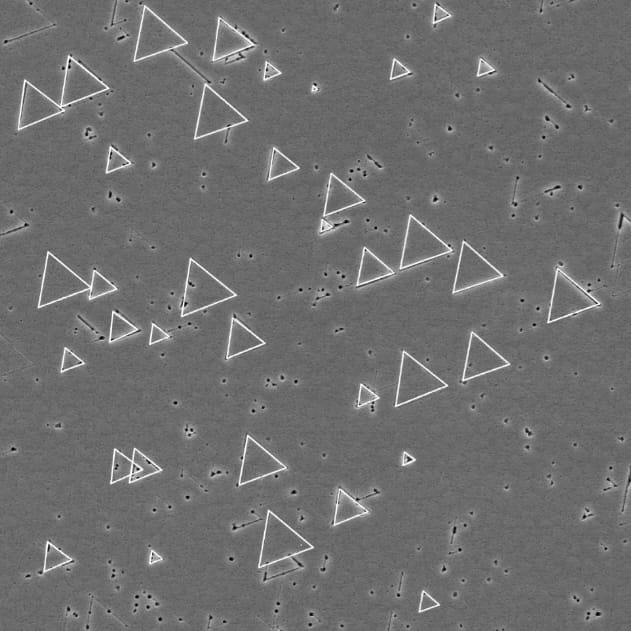
#> input picture image detection/first/27.jpeg, 631 x 631 px, found by its file name
$ python etch_pit.py
#> lines starting #> are read from the running program, lines starting #| are printed output that depends on the picture; after the words box and inside, x2 and y2 are one past the last pixel; in counts of white or black regions, pixels touching at a corner belong together
import cv2
import numpy as np

def find_triangles(image_path):
#> called with image_path = 'first/27.jpeg'
    img = cv2.imread(image_path)
#> img is the input picture: shape (631, 631, 3); min 0, max 255, mean 110.8
    gray = cv2.cvtColor(img, cv2.COLOR_BGR2GRAY)
    blurred = cv2.GaussianBlur(gray, (5, 5), 0)
    edges = cv2.Canny(blurred, 50, 150)
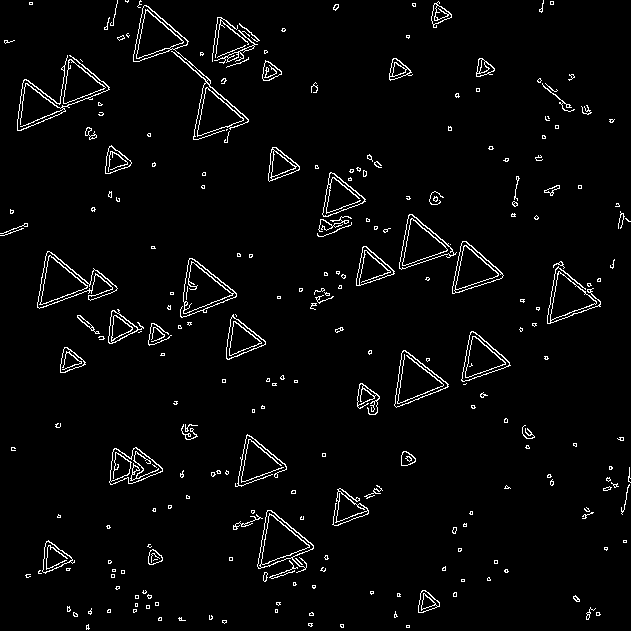
#> edges: shape (631, 631); 3.2% white in thin lines or dots

    contours, _ = cv2.findContours(edges, cv2.RETR_TREE, cv2.CHAIN_APPROX_SIMPLE)
#> contours = 502 contours, 398 with area under 20; largest, box (x1, y1, x2, y2) and area: (133, 5, 249, 140) 2861, (37, 251, 118, 309) 1878, (37, 251, 118, 309) 1800, (257, 510, 314, 573) 1744, (394, 350, 449, 408) 1597

    triangles = []
    for contour in contours:
        epsilon = 0.04 * cv2.arcLength(contour, True)
        approx = cv2.approxPolyDP(contour, epsilon, True)

        if len(approx) == 3:
            triangles.append(approx)
#> this loop made 502 passes
#> epsilon on passes 2 to 4: 0.306, 0.457, 0.363
#> after the loop, triangles = 42 contours, 1 with area under 20; largest, box (x1, y1, x2, y2) and area: (399, 215, 456, 269) 1421, (396, 351, 449, 408) 1393, (396, 350, 448, 408) 1370, (401, 216, 454, 270) 1326, (452, 241, 503, 294) 1220

    return triangles, img

def calculate_triangle_side_lengths(vertices, pixel_to_micron):
    vertices_micron = vertices * pixel_to_micron
    side_lengths = []
    for i in range(3):
        j = (i + 1) % 3
        side_length = np.linalg.norm(vertices_micron[i] - vertices_micron[j])
        side_lengths.append((side_length, vertices[i], vertices[j]))
    return side_lengths

def main(image_path):
    triangles, img = find_triangles(image_path)
    height, width, _ = img.shape
#> height = 631; width = 631

    real_width_microns = 24.44
    real_height_microns = 24.75

    pixel_to_micron_x = real_width_microns / width
#> pixel_to_micron_x = 0.0387
    pixel_to_micron_y = real_height_microns / height
#> pixel_to_micron_y = 0.0392
    pixel_to_micron = np.array([pixel_to_micron_x, pixel_to_micron_y])
#> pixel_to_micron = [0.0387, 0.0392]

    num_triangles = len(triangles)
#> num_triangles = 42
    print(f"Number of triangles found: {num_triangles}")
#| Number of triangles found: 42

    if num_triangles == 0:
        print("No triangles found.")
        return

    max_length = 0
    max_length_info = None
    min_length = float('inf')
    min_length_info = None

    for i, tri in enumerate(triangles):
        side_lengths = calculate_triangle_side_lengths(tri.reshape(3, 2), pixel_to_micron)

        for length, pt1, pt2 in side_lengths:
            if length < 2.0:
                midpoint = tuple(((pt1 + pt2) // 2).astype(int))
                cv2.putText(img, f"{length:.3f}", midpoint, cv2.FONT_HERSHEY_SIMPLEX, 0.8, (0, 0, 255), 2)
                cv2.line(img, tuple(pt1.astype(int)), tuple(pt2.astype(int)), (0, 255, 0), 2)
                print(f"Triangle {i+1} side length: {length:.3f}")

                if length > max_length:
                    max_length = length
                    max_length_info = (length, (pt1, pt2))

                if length < min_length:
                    min_length = length
                    min_length_info = (length, (pt1, pt2))
#> this loop made 42 passes
#> (tri, vertices_micron in calculate_triangle_side_lengths) on passes 1 to 7: ([[424, 593], [435, 603], [422, 609]], [[16.42, 23.26], [16.85, 23.65], [16.34, 23.89]]), ([[46, 541], [43, 572], [74, 562]], [[1.78, 21.22], [1.67, 22.44], [2.87, 22.04]]), ([[72, 559], [42, 571], [47, 541]], [[2.79, 21.93], [1.63, 22.4], [1.82, 21.22]]), ([[270, 514], [309, 546], [262, 564]], [[10.46, 20.16], [11.97, 21.42], [10.15, 22.12]]), ([[337, 492], [367, 510], [337, 521]], [[13.05, 19.3], [14.21, 20], [13.05, 20.44]]), ([[402, 351], [396, 407], [448, 386]], [[15.57, 13.77], [15.34, 15.96], [17.35, 15.14]]), ([[404, 350], [447, 386], [396, 407]], [[15.65, 13.73], [17.31, 15.14], [15.34, 15.96]])
#> (printed output is left out)
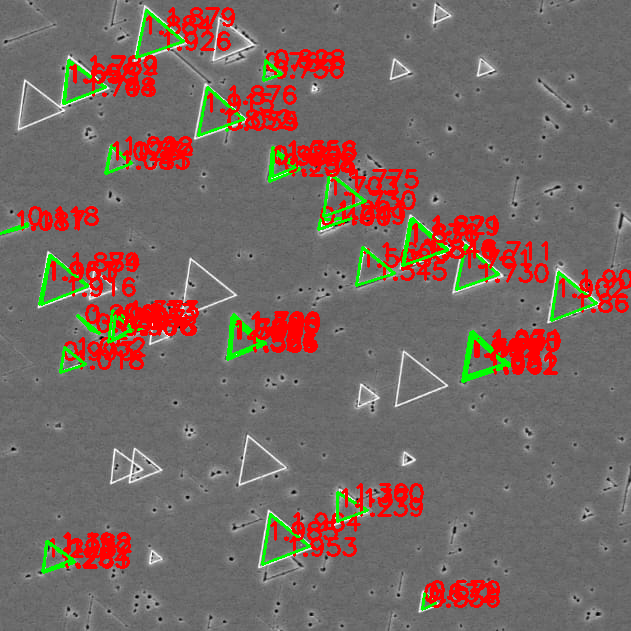
#> img: shape (631, 631, 3); 10.3% of pixels changed, all inside (x1, y1, x2, y2) = (0, 7, 631, 611)
#> after the loop, max_length = 1.99; max_length_info = (1.99, ([463, 381], [472, 331])); min_length = 0.0387; min_length_info = (0.0387, ([227, 129], [226, 129]))

    if max_length_info is not None:
        length, (pt1, pt2) = max_length_info
#> length = 1.99; pt1 = [463, 381]; pt2 = [472, 331]
        midpoint = tuple(((pt1 + pt2) // 2).astype(int))
#> midpoint = (467, 356)
        cv2.putText(img, f"Longest: {length:.3f}", midpoint, cv2.FONT_HERSHEY_SIMPLEX, 0.8, (255, 0, 0), 2)
        cv2.line(img, tuple(pt1.astype(int)), tuple(pt2.astype(int)), (255, 0, 0), 2)
#> img: shape (631, 631, 3); mean B, G, R 99.1, 103.3, 119.2

    if min_length_info is not None:
        length, (pt1, pt2) = min_length_info
#> length = 0.0387; pt1 = [227, 129]; pt2 = [226, 129]
        midpoint = tuple(((pt1 + pt2) // 2).astype(int))
#> midpoint = (226, 129)
        cv2.putText(img, f"Shortest: {length:.3f}", midpoint, cv2.FONT_HERSHEY_SIMPLEX, 0.8, (0, 255, 255), 2)
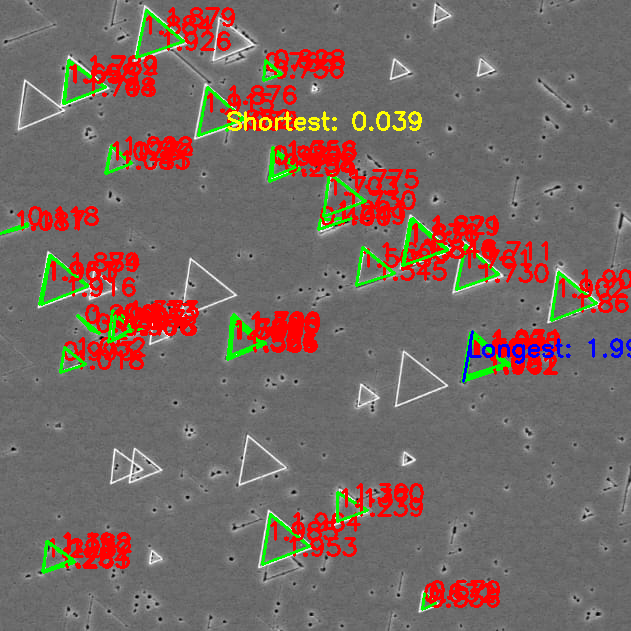
#> img: shape (631, 631, 3); mean B, G, R 98.8, 103.9, 119.6
        cv2.line(img, tuple(pt1.astype(int)), tuple(pt2.astype(int)), (0, 255, 255), 2)
#> img: shape (631, 631, 3); under 0.01% of pixels changed, all inside (x1, y1, x2, y2) = (225, 128, 229, 131)

    print(f"Longest side length under 2.0: {max_length:.3f}")
#| Longest side length under 2.0: 1.992
    print(f"Shortest side length under 2.0: {min_length:.3f}")
#| Shortest side length under 2.0: 0.039

    output_image_path = "stacking_fault/rate_output_with_side_lengths_longest_shortest.jpg"
    cv2.imwrite(output_image_path, img)
    print(f"Output image saved to {output_image_path}")

if __name__ == "__main__":
    image_path = "first/27.jpeg"
    main(image_path)
